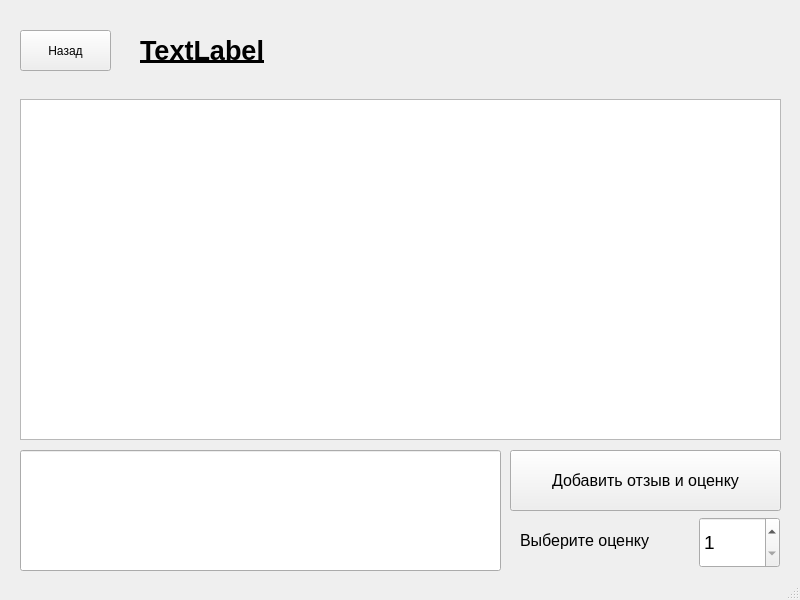
<?xml version="1.0" encoding="UTF-8"?>
<ui version="4.0">
 <class>MainWindow</class>
 <widget class="QMainWindow" name="MainWindow">
  <property name="geometry">
   <rect>
    <x>0</x>
    <y>0</y>
    <width>800</width>
    <height>600</height>
   </rect>
  </property>
  <property name="windowTitle">
   <string>MainWindow</string>
  </property>
  <widget class="QWidget" name="centralwidget">
   <widget class="QLabel" name="label">
    <property name="geometry">
     <rect>
      <x>140</x>
      <y>20</y>
      <width>381</width>
      <height>61</height>
     </rect>
    </property>
    <property name="font">
     <font>
      <pointsize>20</pointsize>
      <weight>75</weight>
      <italic>false</italic>
      <bold>true</bold>
      <underline>true</underline>
     </font>
    </property>
    <property name="text">
     <string>TextLabel</string>
    </property>
    <property name="textFormat">
     <enum>Qt::AutoText</enum>
    </property>
   </widget>
   <widget class="QPushButton" name="backButton">
    <property name="geometry">
     <rect>
      <x>20</x>
      <y>30</y>
      <width>91</width>
      <height>41</height>
     </rect>
    </property>
    <property name="text">
     <string>Назад</string>
    </property>
   </widget>
   <widget class="QListWidget" name="listWidget">
    <property name="geometry">
     <rect>
      <x>20</x>
      <y>99</y>
      <width>761</width>
      <height>341</height>
     </rect>
    </property>
    <property name="font">
     <font>
      <pointsize>14</pointsize>
     </font>
    </property>
   </widget>
   <widget class="QLineEdit" name="lineEdit">
    <property name="geometry">
     <rect>
      <x>20</x>
      <y>450</y>
      <width>481</width>
      <height>121</height>
     </rect>
    </property>
   </widget>
   <widget class="QPushButton" name="addReviewButton">
    <property name="geometry">
     <rect>
      <x>510</x>
      <y>450</y>
      <width>271</width>
      <height>61</height>
     </rect>
    </property>
    <property name="font">
     <font>
      <pointsize>12</pointsize>
     </font>
    </property>
    <property name="text">
     <string>Добавить отзыв и оценку</string>
    </property>
   </widget>
   <widget class="QSpinBox" name="spinBox">
    <property name="geometry">
     <rect>
      <x>699</x>
      <y>517</y>
      <width>81</width>
      <height>51</height>
     </rect>
    </property>
    <property name="font">
     <font>
      <pointsize>14</pointsize>
     </font>
    </property>
    <property name="suffix">
     <string/>
    </property>
    <property name="minimum">
     <number>1</number>
    </property>
    <property name="maximum">
     <number>5</number>
    </property>
   </widget>
   <widget class="QLabel" name="rateLabel">
    <property name="geometry">
     <rect>
      <x>520</x>
      <y>520</y>
      <width>181</width>
      <height>41</height>
     </rect>
    </property>
    <property name="font">
     <font>
      <pointsize>12</pointsize>
     </font>
    </property>
    <property name="text">
     <string>Выберите оценку</string>
    </property>
   </widget>
  </widget>
  <widget class="QStatusBar" name="statusbar"/>
 </widget>
 <resources/>
 <connections/>
</ui>
